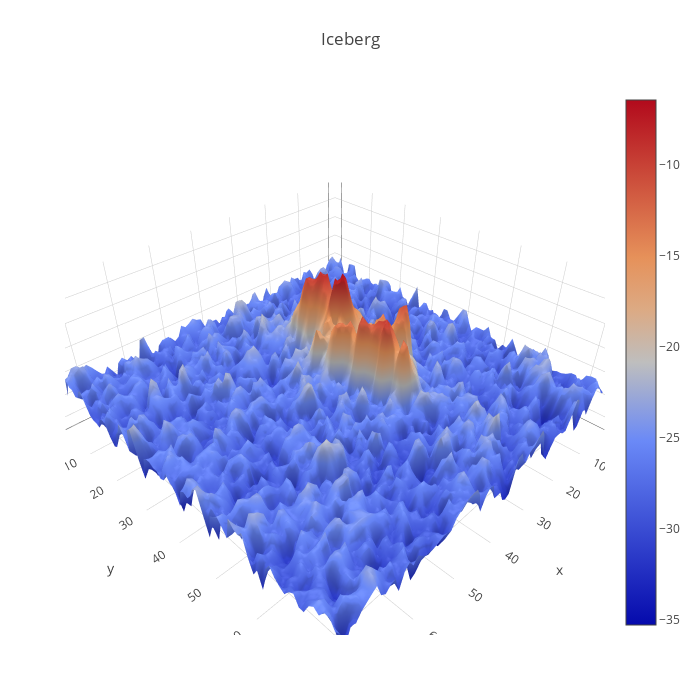

The cell this chart's notebook holds for it:
### Code cell
#Take a look at a iceberg
import plotly.offline as py
import plotly.graph_objs as go
py.init_notebook_mode(connected=True)
def plotmy3d(c, name):
    data = [
        go.Surface(
            z=c
        )
    ]
    layout = go.Layout(
        title=name,
        autosize=False,
        width=700,
        height=700,
        margin=dict(
            l=65,
            r=50,
            b=65,
            t=90
        )
    )
    fig = go.Figure(data=data, layout=layout)
    py.iplot(fig)
plotmy3d(X2[2,:,:], 'Iceberg')

### Figure 1 — Plotly figure (JSON) as saved in the notebook; plotly's stock layout.template omitted (floating-point values rounded to 4 significant figures; data arrays with more than 128 entries replaced by an {"elided": "..."} marker saying what was removed)
{"data": [{"type": "surface", "z": {"elided": "75x75 float values"}}], "layout": {"autosize": false, "height": 700, "margin": {"b": 65, "l": 65, "r": 50, "t": 90}, "title": "Iceberg", "width": 700}}
